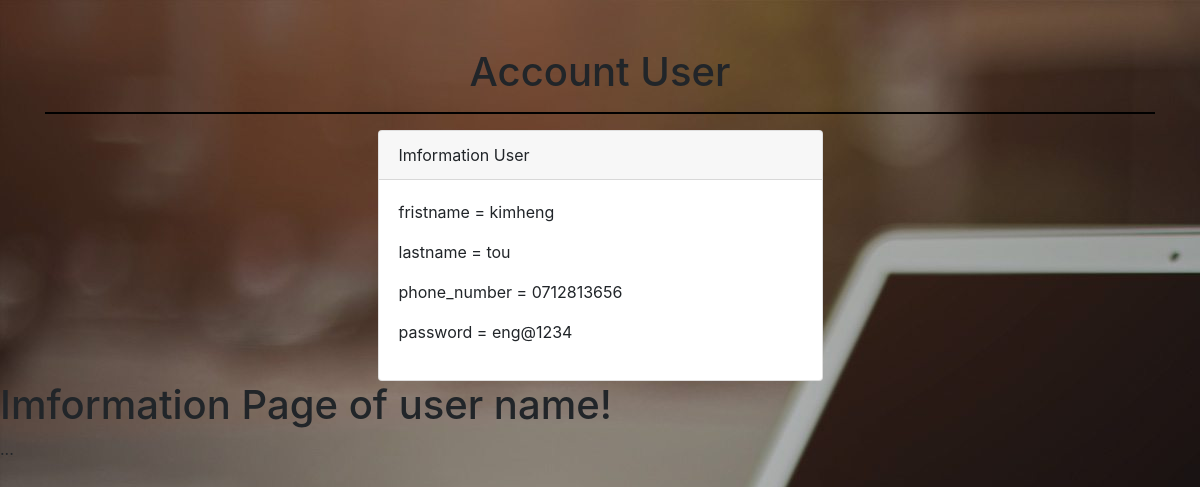
Page /read.php?id=13 on the committed database.
### tables this page shows
CREATE TABLE `oop_crud` (
  `id` int(11) NOT NULL,
  `fristname` varchar(100) NOT NULL,
  `lastname` varchar(100) NOT NULL,
  `phone_number` varchar(100) NOT NULL,
  `password` varchar(100) NOT NULL
);

### model.php (called while the page is built, shortened)
<?php
	Class Model{
		private $server = "localhost";
		private $username = "root";
		private $password;
		private $db = "heng";
		private $conn;
		public function __construct(){
			try {
				$this->conn = new mysqli($this->server,$this->username,$this->password,$this->db);
			} catch (Exception $e) {
				echo "connection failed" . $e->getMessage();
			}
		}
		public function fetch_single($id){
			$data = null;
			$query = "SELECT * FROM oop_crud WHERE id = '$id'";
			if ($sql = $this->conn->query($query)) {
				while ($row = $sql->fetch_assoc()) {
					$data = $row;
				}
			}
			return $data;
		}
	}
 ?>

### read.php (the view, shortened to what this page needs)
<!doctype html>
<html lang="en">
  <head>
    <link rel="stylesheet" href="https://stackpath.bootstrapcdn.com/bootstrap/4.3.1/css/bootstrap.min.css">
  </head>
  <body>
    <div class="container">
      <div class="row">
        <div class="col-md-12 mt-5">
          <h1 class="text-center">Account User</h1>
          <hr style="height: 1px;color: black;background-color: black;">
        </div>
      </div>
      <div class="row">
        <div class="col-md-5 mx-auto">
          <?php
              include 'model.php';
              $model = new Model();
              $id = $_REQUEST['id'];
              $row = $model->fetch_single($id);
              if(!empty($row)){
          ?>
          <div class="card">
            <div class="card-header">
              Imformation User
            </div>
            <div class="card-body">
              <p>fristname = <?php echo $row['fristname']; ?></p>
              <p>lastname = <?php echo $row['lastname']; ?></p>
              <p>phone_number = <?php echo $row['phone_number']; ?></p>
              <p>password = <?php echo $row['password']; ?></p>
            </div>
          </div>
          <?php
            }else{
            echo "no data";
          }
          ?>
        </div>
      </div>
    </div>
  </body>
</html>

### rows in the picture
oop_crud: fristname "kimheng", lastname "tou", phone_number "0712813656", password "eng@1234"
